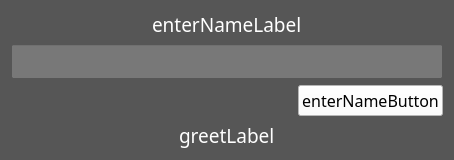
<?xml version="1.0" encoding="UTF-8"?>
<ui version="4.0">
 <class>Form</class>
 <widget class="QWidget" name="Form">
  <property name="geometry">
   <rect>
    <x>0</x>
    <y>0</y>
    <width>454</width>
    <height>158</height>
   </rect>
  </property>
  <property name="windowTitle">
   <string>Form</string>
  </property>
  <property name="styleSheet">
   <string notr="true">background-color: rgb(86, 86, 86)</string>
  </property>
  <layout class="QHBoxLayout" name="horizontalLayout_6">
   <item>
    <layout class="QVBoxLayout" name="verticalLayout">
     <item>
      <layout class="QHBoxLayout" name="horizontalLayout">
       <item>
        <spacer name="horizontalSpacer_2">
         <property name="orientation">
          <enum>Qt::Horizontal</enum>
         </property>
         <property name="sizeHint" stdset="0">
          <size>
           <width>40</width>
           <height>20</height>
          </size>
         </property>
        </spacer>
       </item>
       <item>
        <widget class="QLabel" name="enterNameLabel">
         <property name="font">
          <font>
           <family>Gotham Pro Light</family>
           <pointsize>14</pointsize>
           <italic>false</italic>
          </font>
         </property>
         <property name="styleSheet">
          <string notr="true">color: rgb(255, 255, 255);</string>
         </property>
         <property name="text">
          <string>enterNameLabel</string>
         </property>
        </widget>
       </item>
       <item>
        <spacer name="horizontalSpacer">
         <property name="orientation">
          <enum>Qt::Horizontal</enum>
         </property>
         <property name="sizeHint" stdset="0">
          <size>
           <width>40</width>
           <height>20</height>
          </size>
         </property>
        </spacer>
       </item>
      </layout>
     </item>
     <item>
      <layout class="QHBoxLayout" name="horizontalLayout_3">
       <item>
        <widget class="QLineEdit" name="enterNameEdit">
         <property name="font">
          <font>
           <family>Gotham Pro Light</family>
           <pointsize>14</pointsize>
           <italic>false</italic>
          </font>
         </property>
         <property name="styleSheet">
          <string notr="true">background-color: rgb(120, 120, 120);
color: rgb(255, 255, 255);</string>
         </property>
        </widget>
       </item>
      </layout>
     </item>
     <item>
      <layout class="QHBoxLayout" name="horizontalLayout_5">
       <item>
        <spacer name="horizontalSpacer_6">
         <property name="orientation">
          <enum>Qt::Horizontal</enum>
         </property>
         <property name="sizeHint" stdset="0">
          <size>
           <width>40</width>
           <height>20</height>
          </size>
         </property>
        </spacer>
       </item>
       <item>
        <widget class="QPushButton" name="enterNameButton">
         <property name="font">
          <font>
           <family>Gotham Pro Light</family>
           <pointsize>12</pointsize>
           <italic>false</italic>
          </font>
         </property>
         <property name="styleSheet">
          <string notr="true">color: rgb(0, 0, 0);
background-color: rgb(255, 255, 255);</string>
         </property>
         <property name="text">
          <string>enterNameButton</string>
         </property>
        </widget>
       </item>
      </layout>
     </item>
     <item>
      <layout class="QHBoxLayout" name="horizontalLayout_2">
       <item>
        <spacer name="horizontalSpacer_3">
         <property name="orientation">
          <enum>Qt::Horizontal</enum>
         </property>
         <property name="sizeHint" stdset="0">
          <size>
           <width>40</width>
           <height>20</height>
          </size>
         </property>
        </spacer>
       </item>
       <item>
        <widget class="QLabel" name="greetLabel">
         <property name="font">
          <font>
           <family>Gotham Pro Light</family>
           <pointsize>14</pointsize>
           <italic>false</italic>
          </font>
         </property>
         <property name="styleSheet">
          <string notr="true">color: rgb(255, 255, 255);</string>
         </property>
         <property name="text">
          <string>greetLabel</string>
         </property>
        </widget>
       </item>
       <item>
        <spacer name="horizontalSpacer_7">
         <property name="orientation">
          <enum>Qt::Horizontal</enum>
         </property>
         <property name="sizeHint" stdset="0">
          <size>
           <width>40</width>
           <height>20</height>
          </size>
         </property>
        </spacer>
       </item>
      </layout>
     </item>
    </layout>
   </item>
  </layout>
 </widget>
 <resources/>
 <connections/>
</ui>
